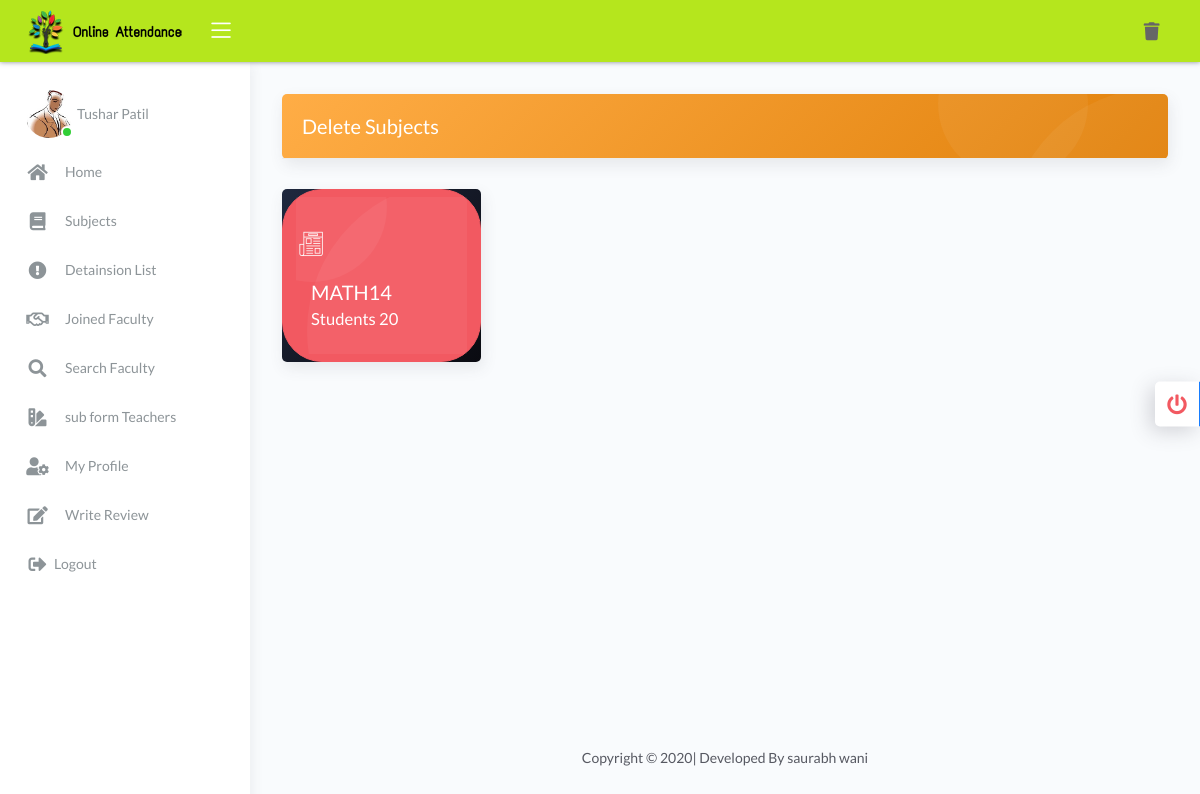
Before: /user/delsub.php (signed in) with the older database file.
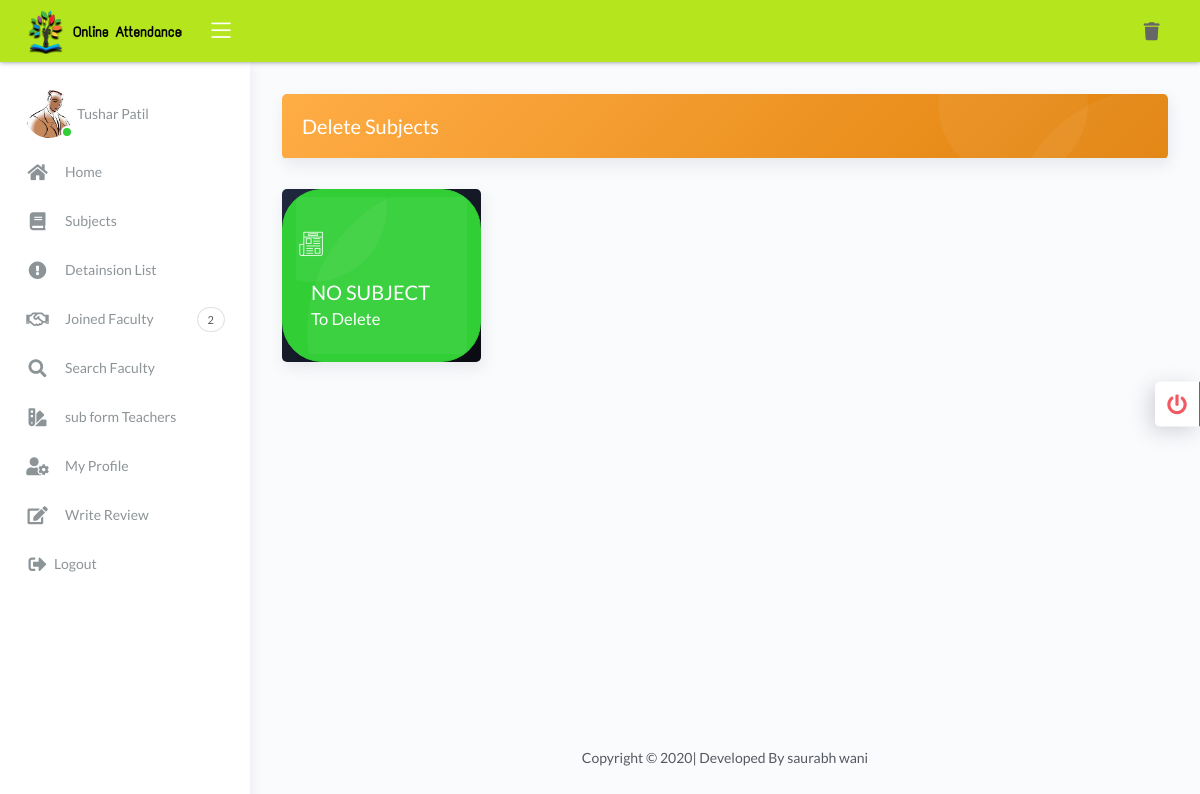
After: the same page with the newer database file.
### tables this page shows
CREATE TABLE `b_person` (
  `bid` int(11) NOT NULL,
  `code` varchar(11) NOT NULL,
  `category` text NOT NULL,
  `Name` text NOT NULL,
  `Email` varchar(256) NOT NULL,
  `Password` varchar(256) NOT NULL,
  `image` varchar(256) NOT NULL,
  `Plan` mediumtext NOT NULL,
  `cs` text NOT NULL,
  `Date` date NOT NULL,
  `status` text NOT NULL
);

CREATE TABLE `subject` (
  `id` int(11) NOT NULL,
  `subjname` text NOT NULL,
  `sid` int(11) NOT NULL,
  `standard` varchar(256) NOT NULL,
  `divsion` varchar(256) NOT NULL
);

CREATE TABLE `recieve` (
  `bid` int(11) NOT NULL,
  `rec` varchar(256) NOT NULL
);

### user/fun.php (called while the page is built, shortened)
<?php
function select($var,$col,$condtn)
{
	$query="SELECT $var FROM $col $condtn";
	$sql=mysqli_query($GLOBALS['connection'],$query);
	return $sql;
}
?>

### user/delsub.php (the view, shortened to what the changed rows need)
<?php
include('header.php');
include('navbar.php');
?>
<div class="page-inner ">
  <div class="row">
    <?php
    $id=$_SESSION['bid'];
    $result=select("*","subject","WHERE id=$id");
    if (mysqli_num_rows($result)>0)
    {
      while($row = mysqli_fetch_assoc($result)) {?>
        <div class="col-sm-6 col-md-3">
          <form action="del.php" method="post">
            <div class="card card-stats card-round card-dark bg-dark-gradient" style=" ">
              <button class="btn  btn-sm btn-danger" type="submit" onclick="" name="submit" style="border-bottom-left-radius:40px;border-top-right-radius:40px;border-top-left-radius:40px;border-bottom-right-radius:40px;">
                <div class="card-body bubble-shadow">
                  <div class="row">
                    <div class="col-2">
                      <div class="icon-big text-center">
                        <i class="flaticon-interface-6"></i>
                      </div>
                    </div>
                    <div class="col-10 col-stats" style="text-align: left">
                      <div class="numbers">
                        <h3 class="card-title" style="text-transform: uppercase;"><?php echo $row['subjname'];
                        $sn=$row['subjname'];
                        $sid=$row['sid'];?>
                      </h3>
                      <h4>Students
                        <?php
                        $sql_run=select("prn",$row['subjname'],"");
                        $row=mysqli_num_rows($sql_run);
                        echo $row;?>&emsp;<input type="hidden" name="sub" value="<?php echo $sn ?>"><input type="hidden" name="subcode" value="<?php echo $sid ?>"></h4>
                      </div>
                    </div>
                  </div>
                </div>
              </button>
            </div>
          </form>
        </div>
      <?php }
    }
    else
    {
      ?><div class="col-sm-6 col-md-3">
        <div class="card card-stats card-round card-dark bg-dark-gradient" style=" ">
          <button class="btn  btn-sm btn-success" style="border-bottom-left-radius:40px;border-top-right-radius:40px;border-top-left-radius:40px;border-bottom-right-radius:40px;">
            <div class="card-body bubble-shadow">
              <div class="row">
                <div class="col-2">
                  <div class="icon-big text-center">
                    <i class="flaticon-interface-6"></i>
                  </div>
                </div>
                <div class="col-10 col-stats" style="text-align: left">
                  <div class="numbers">
                    <h3 class="card-title" style="text-transform: uppercase;">No Subject
                    </h3>
                    <h4>To Delete</h4>
                  </div>
                </div>
              </div>
            </div>
          </div>
        </div>
      <?php  }
      ?>
    </div>
  </div>
  <?php
  include('footer.php');
  include('script.php');
  ?>

### user/navbar.php (shortened to what the changed rows need)
<?php
include('fun.php');
?>
<body>
	<div class="wrapper">
		<div class="sidebar sidebar-style-2 ">
			<div class="sidebar-wrapper scrollbar scrollbar-inner">
				<div class="sidebar-content">
					<ul class="nav nav-primary ">
						<li class="nav-item fw-bold">
							<a href="profile.php" >
								<?php
								$id=$_SESSION['bid'];
								$sql=select("*","b_person","WHERE bid='$id'");
								foreach($sql as $row ) {
									if (empty($row['image']))
									{
										$words = explode(" ", strtoupper($row['Name']));
										$acronym = "";
										foreach ($words as $w) {
											$acronym .= $w[0];
										}
										echo "<div class='avatar avatar-lg'>
										<span class='avatar-title rounded-circle border border-white avatar-online'>".$acronym."</span>
										</div>";
									}
									else
									{
										echo "<div class='avatar avatar-online mr-1'><img class='avatar-img rounded-circle' src='../admin/image/".$row['image']."'></div>";
									}
								}
								?>
							</a>
						</li>
						<li class="nav-item" onmouseover="notification();">
							<a  href="jflty.php">
								<i class="far fa-handshake"></i>
								<p>Joined Faculty</p>
								<?php
								$aid=$_SESSION['bid'];
								$resultt=select("*","recieve","WHERE bid='$aid'");
								foreach($resultt as $roww )
								{
									$arr=$roww['rec'];
									$ucp= unserialize($arr);
									$y=count($ucp);
								}
								if ($y>0)
								{
									echo" <span class='badge'>".$y."</span>";
								}
								?>
							</a>
						</li>
					</ul>
				</div>
			</div>
		</div>
		<div class="main-panel">
			<div class="content">

Changed rows visible on the page:
removed subject: subjname "MATH14", row "20"
added recieve: rec "2"
Other visible differences:
text now shown: "NO SUBJECT To Delete"
